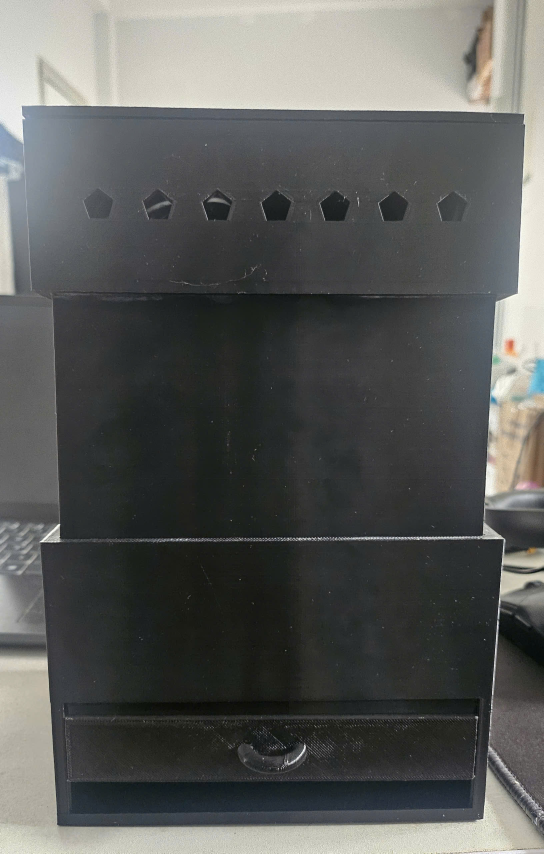
#> input picture mohinh.jpg, 1631 x 2560 px (shown at 1/3 size)
$ python -i 'appv2_lab (1).py'   (imports and definitions only)
#> lines starting #> are read from the running program, lines starting #| are printed output that depends on the picture
#> further down, picture is the input picture: shape (2560, 1631, 3); mean B, G, R 89.3, 91.5, 90.2
import tkinter as tk
from tkinter import ttk, filedialog
from PIL import Image, ImageTk
import cv2
import numpy as np
import threading
from ultralytics import YOLO


# ─────────────────────────────────────────────
# Preprocessing: BGR → CIE LAB + CLAHE
# Phải khớp với pipeline lúc build dataset:
#   clipLimit=2.0, tileGridSize=(8, 8)
# ─────────────────────────────────────────────
def preprocess_to_lab(bgr: np.ndarray) -> np.ndarray:
    lab = cv2.cvtColor(bgr, cv2.COLOR_BGR2LAB)
#> lab: shape (2560, 1631, 3); mean of channels 0, 1, 2 95.2, 127, 129
    l, a, b = cv2.split(lab)
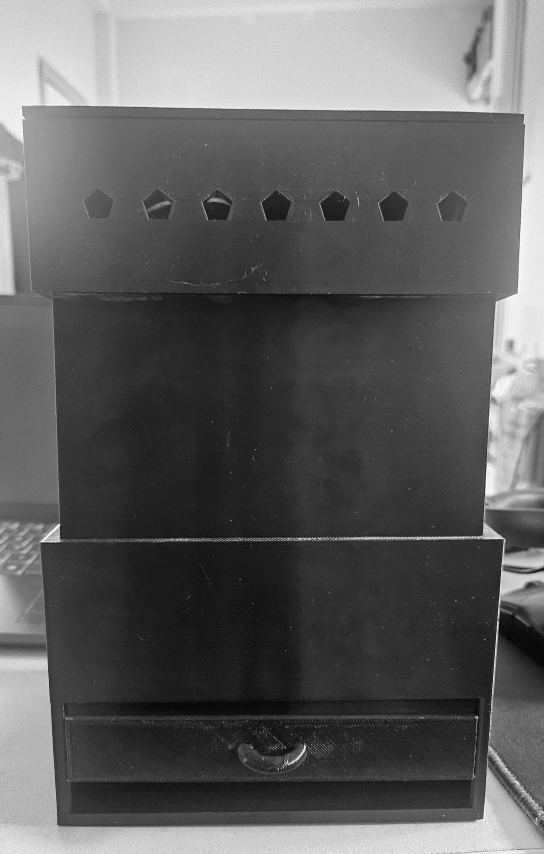
#> l: shape (2560, 1631) (shown at 1/3 size); min 0, max 255, mean 95.2
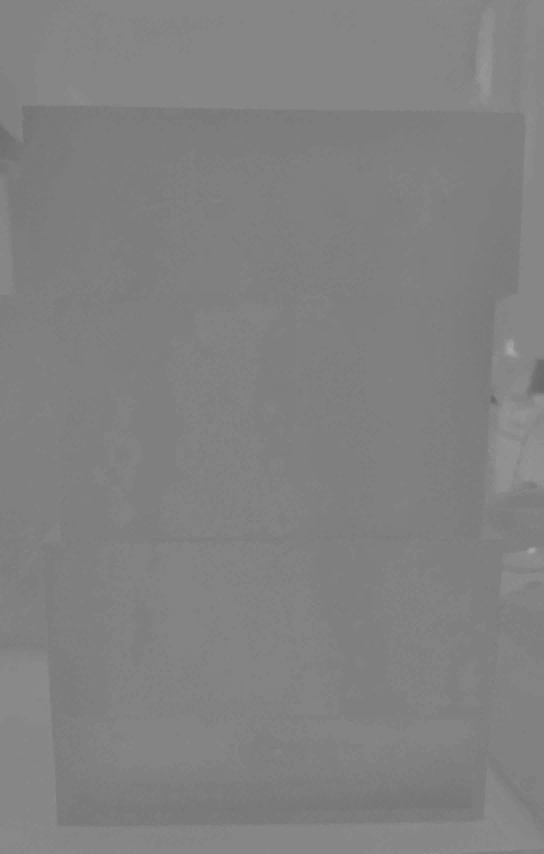
#> b: shape (2560, 1631) (shown at 1/3 size); min 102, max 171, mean 129
    clahe = cv2.createCLAHE(clipLimit=2.0, tileGridSize=(8, 8))
    l_clahe = clahe.apply(l)
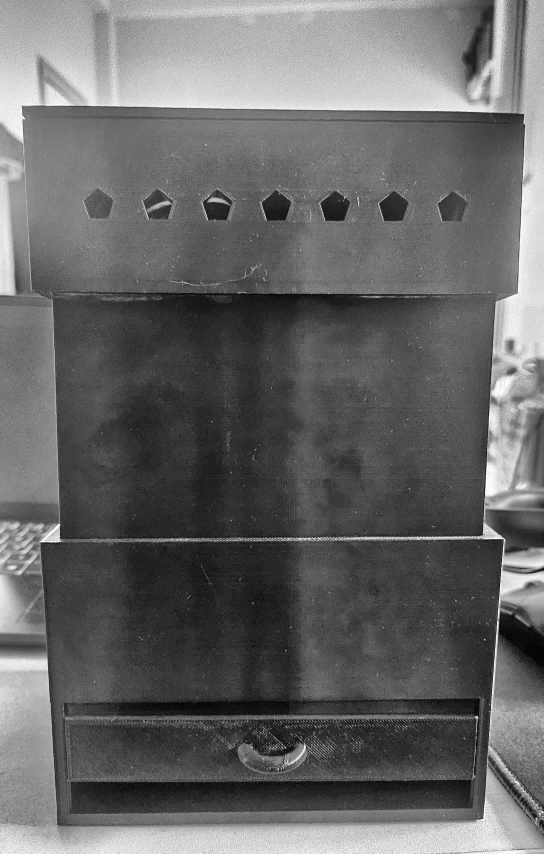
#> l_clahe: shape (2560, 1631) (shown at 1/3 size); min 0, max 255, mean 103.1
    return cv2.merge([l_clahe, a, b])
#> returned value: shape (2560, 1631, 3); mean of channels 0, 1, 2 103.1, 127, 129

class YoloApp(tk.Tk):
    # [245 lines left out: functions __init__, _update_preview, on_back_to_camera, on_capture, on_select_file, _predict and 4 more, not called in this run]

    def _set_ready(self):
        self.btn_capture.config(state='normal')
        self.btn_file.config(state='normal')
        # back button state được quản lý riêng trong _show_result và on_back_to_camera

    # =========================
    # Close app
    # =========================
    def on_close(self):
        self.cap.release()
        self.destroy()

# [4 lines not run here, left out]

>>> import cv2
>>> picture = cv2.imread('mohinh.jpg')
>>> result = preprocess_to_lab(picture)
